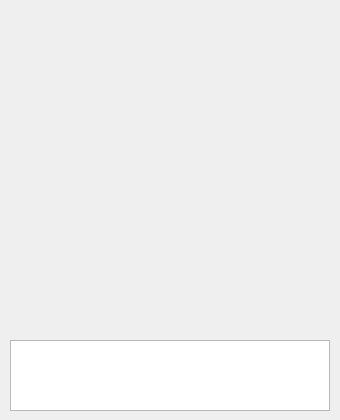
<?xml version="1.0" encoding="UTF-8"?>
<ui version="4.0">
 <class>MainWindow</class>
 <widget class="QMainWindow" name="MainWindow">
  <property name="geometry">
   <rect>
    <x>0</x>
    <y>0</y>
    <width>340</width>
    <height>420</height>
   </rect>
  </property>
  <property name="maximumSize">
   <size>
    <width>340</width>
    <height>420</height>
   </size>
  </property>
  <property name="contextMenuPolicy">
   <enum>Qt::DefaultContextMenu</enum>
  </property>
  <property name="windowTitle">
   <string>QRG</string>
  </property>
  <property name="windowOpacity">
   <double>1.000000000000000</double>
  </property>
  <widget class="QWidget" name="centralwidget">
   <widget class="QLabel" name="imageLabel">
    <property name="geometry">
     <rect>
      <x>10</x>
      <y>10</y>
      <width>320</width>
      <height>320</height>
     </rect>
    </property>
    <property name="maximumSize">
     <size>
      <width>320</width>
      <height>320</height>
     </size>
    </property>
    <property name="text">
     <string/>
    </property>
   </widget>
   <widget class="QPlainTextEdit" name="textEdit">
    <property name="geometry">
     <rect>
      <x>10</x>
      <y>340</y>
      <width>320</width>
      <height>71</height>
     </rect>
    </property>
    <property name="maximumSize">
     <size>
      <width>320</width>
      <height>71</height>
     </size>
    </property>
   </widget>
  </widget>
 </widget>
 <resources/>
 <connections/>
</ui>
